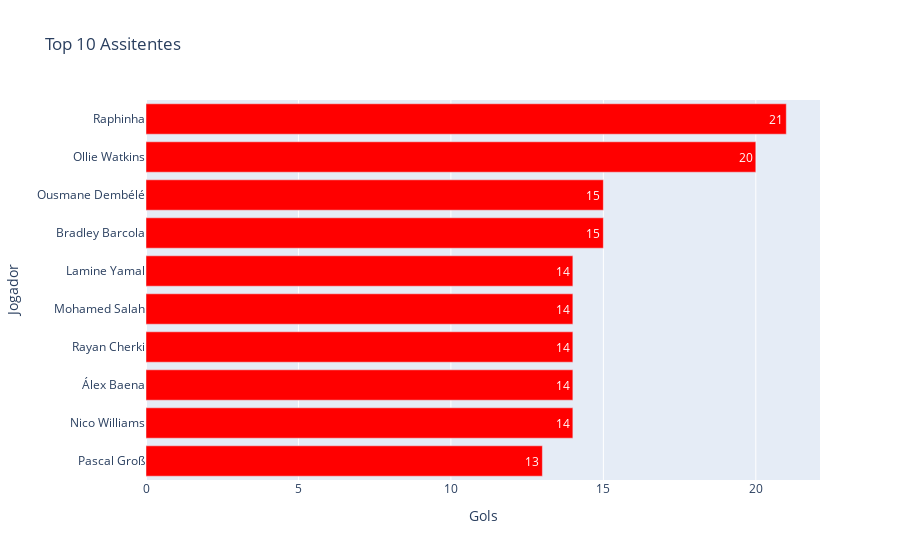

Notebook code for this chart:
### Code cell
# Concatenar os DataFrames verticalmente
assistencias_geral = pd.concat([assistencias_eng, assistencias_FA_CUP, assistencias_esp, assistencias_rey,
                              assistencias_ita, assistencias_calcio_cup, assistencias_fra, assistencias_fra_cup,
                              assistencias_champions, assistencias_euro_league])

# Agrupar por nome e somar os valores da coluna 'A'
assistencias_geral = assistencias_geral.groupby('Nome').sum().reset_index()

# Ordenar o DataFrame resultante com base na coluna 'A' em ordem decrescente
assistencias_geral.sort_values('A', ascending=False, inplace=True)

# Redefinir a coluna 'POS' para iniciar do número 1
assistencias_geral['POS'] = range(1, len(assistencias_geral) + 1)

# Reordenar as colunas
assistencias_geral = assistencias_geral[['POS', 'Nome', 'P', 'A']]

# Selecionar apenas os dez primeiros jogadores
top_10 = assistencias_geral.head(10)

# Inverter a ordem dos dados para exibir do maior para o menor
top_10 = top_10[::-1]


# Criar o gráfico de barras horizontais
fig = go.Figure(go.Bar(
    x=top_10['A'],  # Usando o número de gols como eixo x
    y=top_10['Nome'],  # Usando o nome do jogador como eixo y
    orientation='h',  # Definindo a orientação como horizontal
    marker=dict(color='red'),  # Alterando a cor das barras para vermelho
    text=top_10['A'],  # Definindo o texto como o número de gols
    textposition='auto',  # Posicionando o texto automaticamente
))

# Personalizar o layout do gráfico
fig.update_layout(
    title='Top 10 Assitentes',
    xaxis_title='Gols',
    yaxis_title='Jogador',
)

# Mostrar o gráfico
fig.show()

### Figure 1 — Plotly figure (JSON) as saved in the notebook; plotly's stock layout.template omitted (floating-point values rounded to 4 significant figures)
{"data": [{"marker": {"color": "red"}, "orientation": "h", "text": [13, 14, 14, 14, 14, 14, 15, 15, 20, 21], "textposition": "auto", "type": "bar", "x": [13, 14, 14, 14, 14, 14, 15, 15, 20, 21], "y": ["Pascal Groß", "Nico Williams", "Álex Baena", "Rayan Cherki", "Mohamed Salah", "Lamine Yamal", "Bradley Barcola", "Ousmane Dembélé", "Ollie Watkins", "Raphinha"]}], "layout": {"autosize": true, "title": {"text": "Top 10 Assitentes"}, "xaxis": {"autorange": true, "range": [0, 22.11], "title": {"text": "Gols"}, "type": "linear"}, "yaxis": {"autorange": true, "range": [-0.5, 9.5], "title": {"text": "Jogador"}, "type": "category"}}}
